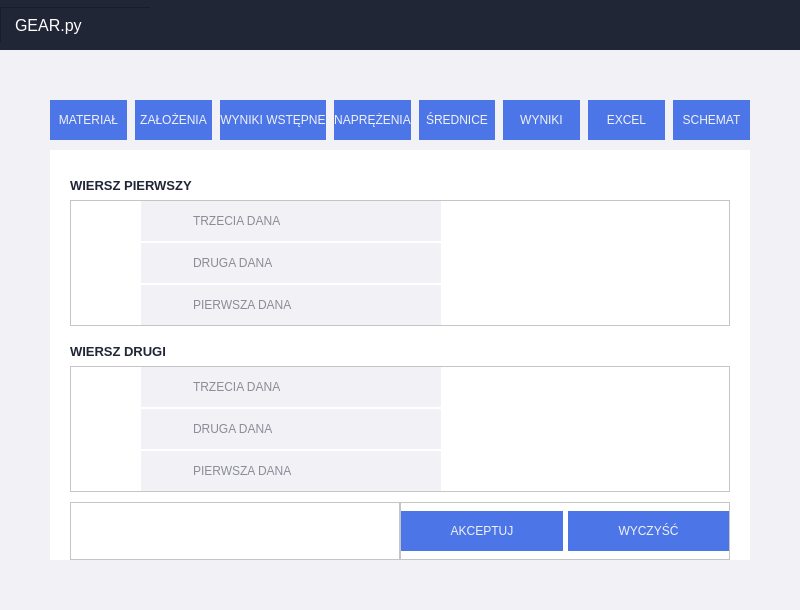
<?xml version="1.0" encoding="UTF-8"?>
<ui version="4.0">
 <class>MainWindow</class>
 <widget class="QMainWindow" name="MainWindow">
  <property name="geometry">
   <rect>
    <x>0</x>
    <y>0</y>
    <width>800</width>
    <height>610</height>
   </rect>
  </property>
  <property name="windowTitle">
   <string>MainWindow</string>
  </property>
  <widget class="QWidget" name="centralwidget">
   <property name="styleSheet">
    <string notr="true">background-color: rgb(33, 33, 33);</string>
   </property>
   <layout class="QVBoxLayout" name="verticalLayout">
    <property name="spacing">
     <number>0</number>
    </property>
    <property name="leftMargin">
     <number>0</number>
    </property>
    <property name="topMargin">
     <number>0</number>
    </property>
    <property name="rightMargin">
     <number>0</number>
    </property>
    <property name="bottomMargin">
     <number>0</number>
    </property>
    <item>
     <widget class="QFrame" name="top_header">
      <property name="minimumSize">
       <size>
        <width>0</width>
        <height>50</height>
       </size>
      </property>
      <property name="maximumSize">
       <size>
        <width>16777215</width>
        <height>50</height>
       </size>
      </property>
      <property name="styleSheet">
       <string notr="true">background-color: rgb(33, 38, 55);</string>
      </property>
      <property name="frameShape">
       <enum>QFrame::NoFrame</enum>
      </property>
      <property name="frameShadow">
       <enum>QFrame::Plain</enum>
      </property>
      <layout class="QHBoxLayout" name="horizontalLayout_2">
       <property name="spacing">
        <number>0</number>
       </property>
       <property name="leftMargin">
        <number>0</number>
       </property>
       <property name="topMargin">
        <number>0</number>
       </property>
       <property name="rightMargin">
        <number>0</number>
       </property>
       <property name="bottomMargin">
        <number>0</number>
       </property>
       <item>
        <widget class="QFrame" name="label_frame">
         <property name="minimumSize">
          <size>
           <width>0</width>
           <height>35</height>
          </size>
         </property>
         <property name="maximumSize">
          <size>
           <width>150</width>
           <height>35</height>
          </size>
         </property>
         <property name="frameShape">
          <enum>QFrame::StyledPanel</enum>
         </property>
         <property name="frameShadow">
          <enum>QFrame::Raised</enum>
         </property>
         <widget class="QLabel" name="label_name">
          <property name="geometry">
           <rect>
            <x>1</x>
            <y>1</y>
            <width>150</width>
            <height>35</height>
           </rect>
          </property>
          <property name="minimumSize">
           <size>
            <width>150</width>
            <height>35</height>
           </size>
          </property>
          <property name="font">
           <font>
            <family>Segoe UI</family>
            <pointsize>12</pointsize>
           </font>
          </property>
          <property name="styleSheet">
           <string notr="true">color: rgb(255, 255, 255);
padding-left: 10px;</string>
          </property>
          <property name="text">
           <string>GEAR.py</string>
          </property>
         </widget>
        </widget>
       </item>
       <item>
        <widget class="QFrame" name="main_header">
         <property name="minimumSize">
          <size>
           <width>0</width>
           <height>35</height>
          </size>
         </property>
         <property name="maximumSize">
          <size>
           <width>16777215</width>
           <height>50</height>
          </size>
         </property>
         <property name="frameShape">
          <enum>QFrame::NoFrame</enum>
         </property>
         <property name="frameShadow">
          <enum>QFrame::Plain</enum>
         </property>
        </widget>
       </item>
       <item>
        <widget class="QFrame" name="top_right_btns">
         <property name="minimumSize">
          <size>
           <width>100</width>
           <height>35</height>
          </size>
         </property>
         <property name="maximumSize">
          <size>
           <width>100</width>
           <height>35</height>
          </size>
         </property>
         <property name="styleSheet">
          <string notr="true">QPushButton{
	background-color: rgb(33, 38, 55);
border: none;
}

QPushButton:hover{
	background-color: rgb(51, 82, 148);
}</string>
         </property>
         <property name="frameShape">
          <enum>QFrame::NoFrame</enum>
         </property>
         <property name="frameShadow">
          <enum>QFrame::Plain</enum>
         </property>
         <layout class="QHBoxLayout" name="horizontalLayout_3">
          <property name="spacing">
           <number>0</number>
          </property>
          <property name="leftMargin">
           <number>0</number>
          </property>
          <property name="topMargin">
           <number>0</number>
          </property>
          <property name="rightMargin">
           <number>0</number>
          </property>
          <property name="bottomMargin">
           <number>0</number>
          </property>
          <item>
           <widget class="QPushButton" name="minimize_btn">
            <property name="minimumSize">
             <size>
              <width>35</width>
              <height>35</height>
             </size>
            </property>
            <property name="text">
             <string/>
            </property>
            <property name="icon">
             <iconset resource="demo.qrc">
              <normaloff>:/demo/icons/cil-window-minimize.png</normaloff>:/demo/icons/cil-window-minimize.png</iconset>
            </property>
            <property name="iconSize">
             <size>
              <width>24</width>
              <height>24</height>
             </size>
            </property>
            <property name="flat">
             <bool>false</bool>
            </property>
           </widget>
          </item>
          <item>
           <widget class="QPushButton" name="restore_btn">
            <property name="minimumSize">
             <size>
              <width>35</width>
              <height>35</height>
             </size>
            </property>
            <property name="text">
             <string/>
            </property>
            <property name="icon">
             <iconset resource="demo.qrc">
              <normaloff>:/demo/icons/cil-window-maximize.png</normaloff>:/demo/icons/cil-window-maximize.png</iconset>
            </property>
            <property name="iconSize">
             <size>
              <width>24</width>
              <height>24</height>
             </size>
            </property>
           </widget>
          </item>
          <item>
           <widget class="QPushButton" name="close_btn">
            <property name="minimumSize">
             <size>
              <width>35</width>
              <height>35</height>
             </size>
            </property>
            <property name="text">
             <string/>
            </property>
            <property name="icon">
             <iconset resource="demo.qrc">
              <normaloff>:/demo/icons/cil-x.png</normaloff>:/demo/icons/cil-x.png</iconset>
            </property>
            <property name="iconSize">
             <size>
              <width>24</width>
              <height>24</height>
             </size>
            </property>
           </widget>
          </item>
         </layout>
        </widget>
       </item>
      </layout>
     </widget>
    </item>
    <item>
     <widget class="QFrame" name="main_body">
      <property name="styleSheet">
       <string notr="true">background-color: rgb(242, 242, 246);</string>
      </property>
      <property name="frameShape">
       <enum>QFrame::NoFrame</enum>
      </property>
      <property name="frameShadow">
       <enum>QFrame::Plain</enum>
      </property>
      <layout class="QVBoxLayout" name="verticalLayout_2">
       <property name="spacing">
        <number>10</number>
       </property>
       <property name="leftMargin">
        <number>50</number>
       </property>
       <property name="topMargin">
        <number>50</number>
       </property>
       <property name="rightMargin">
        <number>50</number>
       </property>
       <property name="bottomMargin">
        <number>50</number>
       </property>
       <item>
        <widget class="QFrame" name="buttons_frame">
         <property name="minimumSize">
          <size>
           <width>0</width>
           <height>40</height>
          </size>
         </property>
         <property name="maximumSize">
          <size>
           <width>16777215</width>
           <height>40</height>
          </size>
         </property>
         <property name="styleSheet">
          <string notr="true">QFrame{
background-color: rgb(242, 242, 246);
}
QPushButton{
color: rgb(242, 242, 246);
background-color: rgb(76, 118, 232);
border: none;
height: 40;
}
QPushButton:hover{
background-color: rgb(51, 82, 148);
}

QPushButton:checked{
background-color: rgb(51, 82, 148);
border-bottom: 3px solid rgb(33, 38, 55);
}</string>
         </property>
         <property name="frameShape">
          <enum>QFrame::NoFrame</enum>
         </property>
         <property name="frameShadow">
          <enum>QFrame::Plain</enum>
         </property>
         <layout class="QHBoxLayout" name="horizontalLayout">
          <property name="spacing">
           <number>8</number>
          </property>
          <property name="leftMargin">
           <number>0</number>
          </property>
          <property name="topMargin">
           <number>0</number>
          </property>
          <property name="rightMargin">
           <number>0</number>
          </property>
          <property name="bottomMargin">
           <number>0</number>
          </property>
          <item>
           <widget class="QPushButton" name="materials_btn">
            <property name="font">
             <font>
              <family>Segoe UI</family>
             </font>
            </property>
            <property name="text">
             <string>MATERIAŁ</string>
            </property>
            <property name="checkable">
             <bool>true</bool>
            </property>
            <property name="checked">
             <bool>false</bool>
            </property>
            <property name="flat">
             <bool>false</bool>
            </property>
           </widget>
          </item>
          <item>
           <widget class="QPushButton" name="input_btn">
            <property name="font">
             <font>
              <family>Segoe UI</family>
             </font>
            </property>
            <property name="text">
             <string>ZAŁOŻENIA</string>
            </property>
            <property name="checkable">
             <bool>true</bool>
            </property>
            <property name="flat">
             <bool>false</bool>
            </property>
           </widget>
          </item>
          <item>
           <widget class="QPushButton" name="base_outcome_btn">
            <property name="text">
             <string>WYNIKI WSTĘPNE</string>
            </property>
            <property name="checkable">
             <bool>true</bool>
            </property>
            <property name="flat">
             <bool>false</bool>
            </property>
           </widget>
          </item>
          <item>
           <widget class="QPushButton" name="forces_btn">
            <property name="text">
             <string>NAPRĘŻENIA</string>
            </property>
            <property name="checkable">
             <bool>true</bool>
            </property>
            <property name="flat">
             <bool>false</bool>
            </property>
           </widget>
          </item>
          <item>
           <widget class="QPushButton" name="diameters_btn">
            <property name="text">
             <string>ŚREDNICE</string>
            </property>
            <property name="checkable">
             <bool>true</bool>
            </property>
            <property name="flat">
             <bool>false</bool>
            </property>
           </widget>
          </item>
          <item>
           <widget class="QPushButton" name="final_result_btn">
            <property name="text">
             <string>WYNIKI</string>
            </property>
            <property name="checkable">
             <bool>true</bool>
            </property>
            <property name="flat">
             <bool>false</bool>
            </property>
           </widget>
          </item>
          <item>
           <widget class="QPushButton" name="excel_btn">
            <property name="text">
             <string>EXCEL</string>
            </property>
            <property name="checkable">
             <bool>true</bool>
            </property>
            <property name="flat">
             <bool>false</bool>
            </property>
           </widget>
          </item>
          <item>
           <widget class="QPushButton" name="scheme_btn">
            <property name="text">
             <string>SCHEMAT</string>
            </property>
            <property name="checkable">
             <bool>true</bool>
            </property>
            <property name="flat">
             <bool>false</bool>
            </property>
           </widget>
          </item>
         </layout>
        </widget>
       </item>
       <item>
        <widget class="QStackedWidget" name="stackedWidget">
         <property name="minimumSize">
          <size>
           <width>0</width>
           <height>25</height>
          </size>
         </property>
         <property name="styleSheet">
          <string notr="true">background-color: rgb(255, 255, 255);</string>
         </property>
         <property name="currentIndex">
          <number>0</number>
         </property>
         <widget class="QWidget" name="materialy_page">
          <layout class="QVBoxLayout" name="verticalLayout_3">
           <property name="spacing">
            <number>10</number>
           </property>
           <property name="leftMargin">
            <number>20</number>
           </property>
           <property name="topMargin">
            <number>20</number>
           </property>
           <property name="rightMargin">
            <number>20</number>
           </property>
           <property name="bottomMargin">
            <number>0</number>
           </property>
           <item>
            <widget class="QFrame" name="row_frame_1">
             <property name="styleSheet">
              <string notr="true">QLabel{
color: rgb(33, 38, 55);
}
QLineEdit{
background-color: rgb(242, 242, 246);
border: none;
padding-left: 50px;
color: rgb(33, 38, 55);
}</string>
             </property>
             <property name="frameShape">
              <enum>QFrame::NoFrame</enum>
             </property>
             <property name="frameShadow">
              <enum>QFrame::Raised</enum>
             </property>
             <layout class="QVBoxLayout" name="verticalLayout_4">
              <property name="spacing">
               <number>0</number>
              </property>
              <property name="leftMargin">
               <number>0</number>
              </property>
              <property name="topMargin">
               <number>0</number>
              </property>
              <property name="rightMargin">
               <number>0</number>
              </property>
              <property name="bottomMargin">
               <number>0</number>
              </property>
              <item alignment="Qt::AlignLeft">
               <widget class="QLabel" name="label">
                <property name="minimumSize">
                 <size>
                  <width>0</width>
                  <height>30</height>
                 </size>
                </property>
                <property name="maximumSize">
                 <size>
                  <width>16777215</width>
                  <height>30</height>
                 </size>
                </property>
                <property name="font">
                 <font>
                  <family>Segoe UI Symbol</family>
                  <pointsize>10</pointsize>
                  <weight>75</weight>
                  <bold>true</bold>
                 </font>
                </property>
                <property name="text">
                 <string>WIERSZ PIERWSZY</string>
                </property>
                <property name="textFormat">
                 <enum>Qt::PlainText</enum>
                </property>
               </widget>
              </item>
              <item>
               <widget class="QFrame" name="frame_4">
                <property name="frameShape">
                 <enum>QFrame::StyledPanel</enum>
                </property>
                <property name="frameShadow">
                 <enum>QFrame::Raised</enum>
                </property>
                <layout class="QVBoxLayout" name="verticalLayout_5">
                 <property name="spacing">
                  <number>2</number>
                 </property>
                 <property name="leftMargin">
                  <number>70</number>
                 </property>
                 <property name="topMargin">
                  <number>0</number>
                 </property>
                 <property name="rightMargin">
                  <number>0</number>
                 </property>
                 <property name="bottomMargin">
                  <number>0</number>
                 </property>
                 <item>
                  <widget class="QLineEdit" name="lineEdit_3">
                   <property name="minimumSize">
                    <size>
                     <width>0</width>
                     <height>40</height>
                    </size>
                   </property>
                   <property name="maximumSize">
                    <size>
                     <width>300</width>
                     <height>16777215</height>
                    </size>
                   </property>
                   <property name="dragEnabled">
                    <bool>false</bool>
                   </property>
                   <property name="placeholderText">
                    <string>TRZECIA DANA</string>
                   </property>
                   <property name="clearButtonEnabled">
                    <bool>true</bool>
                   </property>
                  </widget>
                 </item>
                 <item>
                  <widget class="QLineEdit" name="lineEdit_2">
                   <property name="minimumSize">
                    <size>
                     <width>0</width>
                     <height>40</height>
                    </size>
                   </property>
                   <property name="maximumSize">
                    <size>
                     <width>300</width>
                     <height>16777215</height>
                    </size>
                   </property>
                   <property name="placeholderText">
                    <string>DRUGA DANA</string>
                   </property>
                   <property name="clearButtonEnabled">
                    <bool>true</bool>
                   </property>
                  </widget>
                 </item>
                 <item>
                  <widget class="QLineEdit" name="lineEdit">
                   <property name="minimumSize">
                    <size>
                     <width>0</width>
                     <height>40</height>
                    </size>
                   </property>
                   <property name="maximumSize">
                    <size>
                     <width>300</width>
                     <height>16777215</height>
                    </size>
                   </property>
                   <property name="placeholderText">
                    <string>PIERWSZA DANA</string>
                   </property>
                   <property name="clearButtonEnabled">
                    <bool>true</bool>
                   </property>
                  </widget>
                 </item>
                </layout>
               </widget>
              </item>
             </layout>
            </widget>
           </item>
           <item>
            <widget class="QFrame" name="row_frame_2">
             <property name="styleSheet">
              <string notr="true">QLabel{
color: rgb(33, 38, 55);
}
QLineEdit{
background-color: rgb(242, 242, 246);
border: none;
padding-left: 50px;
color: rgb(33, 38, 55);
}</string>
             </property>
             <property name="frameShape">
              <enum>QFrame::NoFrame</enum>
             </property>
             <property name="frameShadow">
              <enum>QFrame::Raised</enum>
             </property>
             <layout class="QVBoxLayout" name="verticalLayout_7">
              <property name="spacing">
               <number>0</number>
              </property>
              <property name="leftMargin">
               <number>0</number>
              </property>
              <property name="topMargin">
               <number>0</number>
              </property>
              <property name="rightMargin">
               <number>0</number>
              </property>
              <property name="bottomMargin">
               <number>0</number>
              </property>
              <item alignment="Qt::AlignLeft">
               <widget class="QLabel" name="label_2">
                <property name="minimumSize">
                 <size>
                  <width>0</width>
                  <height>30</height>
                 </size>
                </property>
                <property name="maximumSize">
                 <size>
                  <width>250</width>
                  <height>30</height>
                 </size>
                </property>
                <property name="font">
                 <font>
                  <family>Segoe UI Symbol</family>
                  <pointsize>10</pointsize>
                  <weight>75</weight>
                  <bold>true</bold>
                 </font>
                </property>
                <property name="text">
                 <string>WIERSZ DRUGI</string>
                </property>
                <property name="textFormat">
                 <enum>Qt::PlainText</enum>
                </property>
               </widget>
              </item>
              <item>
               <widget class="QFrame" name="frame_5">
                <property name="frameShape">
                 <enum>QFrame::StyledPanel</enum>
                </property>
                <property name="frameShadow">
                 <enum>QFrame::Raised</enum>
                </property>
                <layout class="QVBoxLayout" name="verticalLayout_6">
                 <property name="spacing">
                  <number>2</number>
                 </property>
                 <property name="leftMargin">
                  <number>70</number>
                 </property>
                 <property name="topMargin">
                  <number>0</number>
                 </property>
                 <property name="rightMargin">
                  <number>0</number>
                 </property>
                 <property name="bottomMargin">
                  <number>0</number>
                 </property>
                 <item>
                  <widget class="QLineEdit" name="lineEdit_4">
                   <property name="minimumSize">
                    <size>
                     <width>0</width>
                     <height>40</height>
                    </size>
                   </property>
                   <property name="maximumSize">
                    <size>
                     <width>300</width>
                     <height>16777215</height>
                    </size>
                   </property>
                   <property name="dragEnabled">
                    <bool>false</bool>
                   </property>
                   <property name="placeholderText">
                    <string>TRZECIA DANA</string>
                   </property>
                   <property name="clearButtonEnabled">
                    <bool>true</bool>
                   </property>
                  </widget>
                 </item>
                 <item>
                  <widget class="QLineEdit" name="lineEdit_5">
                   <property name="minimumSize">
                    <size>
                     <width>0</width>
                     <height>40</height>
                    </size>
                   </property>
                   <property name="maximumSize">
                    <size>
                     <width>300</width>
                     <height>16777215</height>
                    </size>
                   </property>
                   <property name="placeholderText">
                    <string>DRUGA DANA</string>
                   </property>
                   <property name="clearButtonEnabled">
                    <bool>true</bool>
                   </property>
                  </widget>
                 </item>
                 <item>
                  <widget class="QLineEdit" name="lineEdit_6">
                   <property name="minimumSize">
                    <size>
                     <width>0</width>
                     <height>40</height>
                    </size>
                   </property>
                   <property name="maximumSize">
                    <size>
                     <width>300</width>
                     <height>16777215</height>
                    </size>
                   </property>
                   <property name="placeholderText">
                    <string>PIERWSZA DANA</string>
                   </property>
                   <property name="clearButtonEnabled">
                    <bool>true</bool>
                   </property>
                  </widget>
                 </item>
                </layout>
               </widget>
              </item>
             </layout>
            </widget>
           </item>
           <item>
            <widget class="QFrame" name="frame_3">
             <property name="frameShape">
              <enum>QFrame::NoFrame</enum>
             </property>
             <property name="frameShadow">
              <enum>QFrame::Raised</enum>
             </property>
             <layout class="QHBoxLayout" name="horizontalLayout_4">
              <property name="spacing">
               <number>0</number>
              </property>
              <property name="leftMargin">
               <number>0</number>
              </property>
              <property name="topMargin">
               <number>0</number>
              </property>
              <property name="rightMargin">
               <number>0</number>
              </property>
              <property name="bottomMargin">
               <number>0</number>
              </property>
              <item>
               <widget class="QFrame" name="frame">
                <property name="frameShape">
                 <enum>QFrame::StyledPanel</enum>
                </property>
                <property name="frameShadow">
                 <enum>QFrame::Raised</enum>
                </property>
               </widget>
              </item>
              <item>
               <widget class="QFrame" name="frame_2">
                <property name="styleSheet">
                 <string notr="true">QPushButton{
color: rgb(242, 242, 246);
background-color: rgb(76, 118, 232);
border: none;
height: 40;
}
QPushButton:hover{
background-color: rgb(51, 82, 148);
}
</string>
                </property>
                <property name="frameShape">
                 <enum>QFrame::StyledPanel</enum>
                </property>
                <property name="frameShadow">
                 <enum>QFrame::Raised</enum>
                </property>
                <layout class="QHBoxLayout" name="horizontalLayout_5">
                 <property name="spacing">
                  <number>5</number>
                 </property>
                 <property name="leftMargin">
                  <number>0</number>
                 </property>
                 <property name="topMargin">
                  <number>0</number>
                 </property>
                 <property name="rightMargin">
                  <number>0</number>
                 </property>
                 <property name="bottomMargin">
                  <number>0</number>
                 </property>
                 <item>
                  <widget class="QPushButton" name="pushButton">
                   <property name="text">
                    <string>AKCEPTUJ</string>
                   </property>
                   <property name="checkable">
                    <bool>false</bool>
                   </property>
                   <property name="flat">
                    <bool>false</bool>
                   </property>
                  </widget>
                 </item>
                 <item>
                  <widget class="QPushButton" name="pushButton_2">
                   <property name="text">
                    <string>WYCZYŚĆ</string>
                   </property>
                  </widget>
                 </item>
                </layout>
               </widget>
              </item>
             </layout>
            </widget>
           </item>
          </layout>
         </widget>
         <widget class="QWidget" name="zalozenia_page"/>
         <widget class="QWidget" name="wyniki_wstepne_page"/>
         <widget class="QWidget" name="naprezenia_page"/>
         <widget class="QWidget" name="srednice_page"/>
         <widget class="QWidget" name="wyniki_page"/>
         <widget class="QWidget" name="excel_page"/>
         <widget class="QWidget" name="schemat_page"/>
        </widget>
       </item>
      </layout>
     </widget>
    </item>
   </layout>
  </widget>
 </widget>
 <resources>
  <include location="demo.qrc"/>
 </resources>
 <connections/>
</ui>
